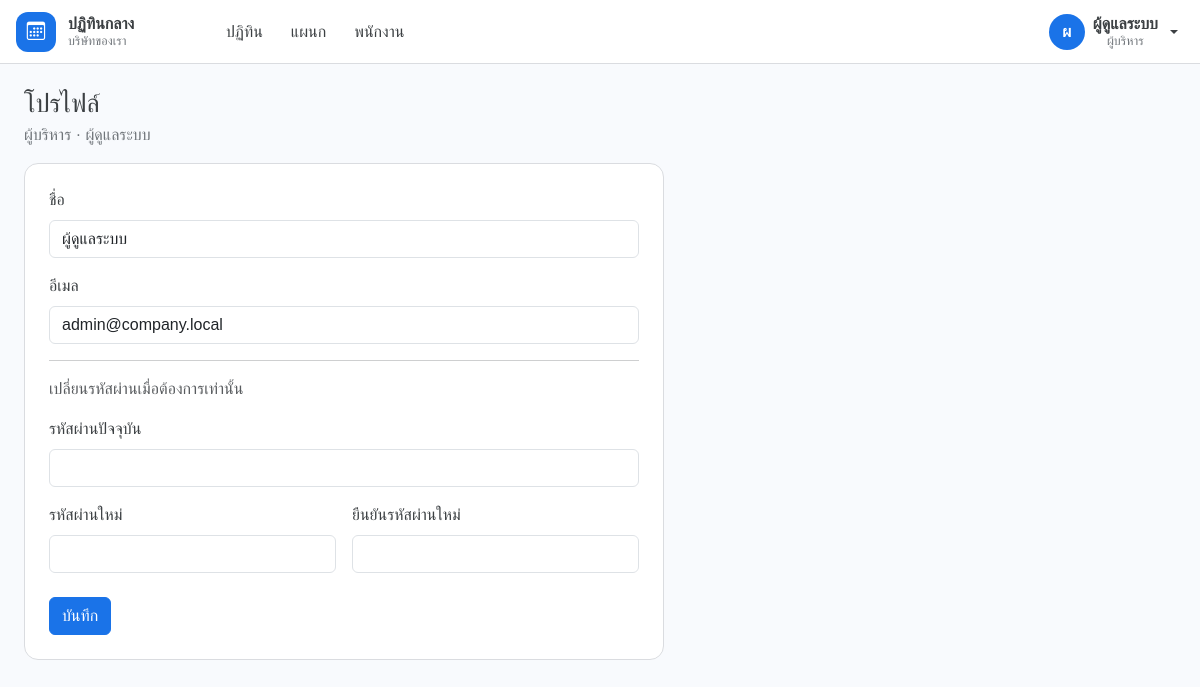
/index.php?r=profile (signed in), run on the app's committed database.
### tables this page shows
CREATE TABLE users (
  id INT UNSIGNED AUTO_INCREMENT PRIMARY KEY,
  department_id INT UNSIGNED NOT NULL,
  name VARCHAR(120) NOT NULL,
  employee_code VARCHAR(20) NULL,
  email VARCHAR(190) NOT NULL,
  password_hash VARCHAR(255) NOT NULL,
  role ENUM('admin', 'employee') NOT NULL DEFAULT 'employee',
  is_active TINYINT(1) NOT NULL DEFAULT 1,
  created_at TIMESTAMP DEFAULT CURRENT_TIMESTAMP,
  UNIQUE KEY uq_users_email (email),
  UNIQUE KEY uq_users_employee_code (employee_code),
  CONSTRAINT fk_users_department FOREIGN KEY (department_id) REFERENCES departments (id)
    ON UPDATE CASCADE ON DELETE RESTRICT
);

CREATE TABLE departments (
  id INT UNSIGNED AUTO_INCREMENT PRIMARY KEY,
  name VARCHAR(100) NOT NULL,
  color CHAR(7) NOT NULL DEFAULT '#1a73e8',
  description VARCHAR(255) NULL,
  created_at TIMESTAMP DEFAULT CURRENT_TIMESTAMP,
  UNIQUE KEY uq_departments_name (name)
);

### app/helpers.php (called while the page is built, shortened)
<?php
function app_config(?string $key = null): mixed
{
    static $config = null;
    if ($config === null) {
        $config = require __DIR__ . '/config/app.php';
    }
    return $config[$key] ?? null;
}
function e(mixed $value): string
{
    return htmlspecialchars((string) ($value ?? ''), ENT_QUOTES, 'UTF-8');
}
function app_web_base(): string
{
    $dir = str_replace('\\', '/', dirname($_SERVER['SCRIPT_NAME'] ?? ''));
    return rtrim($dir, '/');
}
function url(string $route = ''): string
{
    $index = app_web_base() . '/index.php';
    return $index . '?r=' . $route;
}
function asset(string $path): string
{
    return app_web_base() . '/assets/' . ltrim($path, '/');
}
function current_route(): string
{
    $route = trim((string) ($_GET['r'] ?? 'calendar'), '/');
    return $route === '' ? 'calendar' : $route;
}
function csrf_token(): string
{
    return $_SESSION['csrf'];
}
function pull_flash(): ?array
{
    $flash = $_SESSION['flash'] ?? null;
    return is_array($flash) ? $flash : null;
}
function pull_old(): array
{
    $old = $_SESSION['old'] ?? [];
    return is_array($old) ? $old : [];
}
function current_user(): ?array
{
    $user = $_SESSION['user'] ?? null;
    return is_array($user) ? $user : null;
}
function view(string $template, array $data = [], string $layout = 'layouts/app'): void
{
    $viewFile = __DIR__ . '/views/' . $template . '.php';
    $layoutFile = __DIR__ . '/views/' . $layout . '.php';
    $data['flash'] = pull_flash();
    $data['old'] = pull_old();
    $data['currentUser'] = current_user();
    $data['appName'] = (string) app_config('name');
    $data['companyName'] = (string) app_config('company');
    $data['routeName'] = current_route();
    $data['csrfToken'] = csrf_token();
    extract($data, EXTR_SKIP);
    require $viewFile;
    $content = ob_get_clean();
    require $layoutFile;
}

### app/Controllers/ProfileController.php (called while the page is built, shortened)
<?php
final class ProfileController extends Controller
{
    public function index(): void
    {
        view('profile/index');
    }
}

### app/Core/Database.php (called while the page is built, shortened)
<?php
final class Database
{
    public function all(string $sql, string $types = '', array $params = []): array
    {
        $statement = $this->run($sql, $types, $params);
        $result = $statement->get_result();
        return $result->fetch_all(MYSQLI_ASSOC);
    }
    public function one(string $sql, string $types = '', array $params = []): ?array
    {
        $rows = $this->all($sql, $types, $params);
        return $rows[0] ?? null;
    }
    public function execute(string $sql, string $types = '', array $params = []): int
    {
        $statement = $this->run($sql, $types, $params);
        return $statement->affected_rows;
    }
    private function run(string $sql, string $types, array $params): mysqli_stmt
    {
        $statement = $this->mysqli->prepare($sql);
        if ($types !== '') {
            $this->bind($statement, $types, $params);
        }
        $statement->execute();
        return $statement;
    }
    private function bind(mysqli_stmt $statement, string $types, array $params): void
    {
        $refs = [];
        foreach ($params as $index => $value) {
            $refs[$index] = &$params[$index];
        }
        $statement->bind_param($types, ...$refs);
    }
}

### app/Models/UserModel.php (called while the page is built, shortened)
<?php
final class UserModel
{
    public function find(int $id): ?array
    {
        return $this->db->one(
            'SELECT u.id, u.department_id, u.name, u.employee_code, u.email, u.role, u.is_active,
                    d.name AS department_name, d.color AS department_color
             FROM users u
             INNER JOIN departments d ON d.id = u.department_id
             WHERE u.id = ?',
            'i',
            [$id]
        );
    }
}

### app/Core/Auth.php (called while the page is built, shortened)
<?php
final class Auth
{
    public static function refresh(Database $db): void
    {
        $current = current_user();
        $row = (new UserModel($db))->find((int) $current['id']);
    }
}

### app/views/layouts/app.php (the view, shortened to what this page needs)
<!doctype html>
<html lang="th">
<head>
    <link rel="stylesheet" href="<?= e(asset('vendor/bootstrap/bootstrap.min.css')) ?>">
    <link rel="stylesheet" href="<?= e(asset('vendor/bootstrap-icons/bootstrap-icons.min.css')) ?>">
    <link rel="stylesheet" href="<?= e(asset('css/app.css')) ?>">
</head>
<body class="app-body">
<div class="app-shell">
    <header class="topbar">
        <a class="brand" href="<?= e(url('calendar')) ?>">
            <span class="brand-mark" aria-hidden="true"><i class="bi bi-calendar3"></i></span>
            <span class="brand-text">
                <strong><?= e($appName) ?></strong>
                <small><?= e($companyName) ?></small>
            </span>
        </a>
        <nav class="topnav" aria-label="เมนูหลัก">
            <a class="<?= $routeName === 'calendar' ? 'is-active' : '' ?>" href="<?= e(url('calendar')) ?>">ปฏิทิน</a>
            <?php if ($currentUser && $currentUser['role'] === 'admin'): ?>
                <a class="<?= $routeName === 'departments' ? 'is-active' : '' ?>" href="<?= e(url('departments')) ?>">แผนก</a>
                <a class="<?= $routeName === 'users' ? 'is-active' : '' ?>" href="<?= e(url('users')) ?>">พนักงาน</a>
            <?php endif; ?>
        </nav>
        <?php if ($currentUser): ?>
            <div class="dropdown ms-auto">
                <button class="user-btn dropdown-toggle" type="button" data-bs-toggle="dropdown" aria-expanded="false">
                    <span class="avatar"><?= e(mb_substr($currentUser['name'], 0, 1)) ?></span>
                    <span class="user-meta">
                        <strong><?= e($currentUser['name']) ?></strong>
                        <small><?= e($currentUser['department_name']) ?></small>
                    </span>
                </button>
            </div>
        <?php else: ?>
            <a class="btn btn-primary ms-auto" href="<?= e(url('login')) ?>">เข้าสู่ระบบ</a>
        <?php endif; ?>
    </header>
    <main class="<?= !empty($fullWidth) ? 'main-flush' : 'main-page' ?>">
        <?= $content ?>
    </main>
</div>
</body>
</html>

### app/views/profile/index.php (shortened to what this page needs)
<div class="page-head">
    <div>
        <h1>โปรไฟล์</h1>
        <p><?= e($currentUser['department_name']) ?> · <?= $currentUser['role'] === 'admin' ? 'ผู้ดูแลระบบ' : 'พนักงาน' ?></p>
    </div>
</div>
<div class="panel p-4" style="max-width: 640px;">
    <form method="post" action="<?= e(url('profile')) ?>">
        <div class="mb-3">
            <label class="form-label" for="name">ชื่อ</label>
            <input class="form-control" id="name" name="name" value="<?= e($currentUser['name']) ?>" maxlength="120" required>
        </div>
        <div class="mb-3">
            <label class="form-label" for="email">อีเมล</label>
            <input class="form-control" id="email" value="<?= e($currentUser['email']) ?>" readonly>
        </div>
        <hr>
        <p class="text-muted">เปลี่ยนรหัสผ่านเมื่อต้องการเท่านั้น</p>
        <div class="mb-3">
            <label class="form-label" for="current_password">รหัสผ่านปัจจุบัน</label>
            <input class="form-control" type="password" id="current_password" name="current_password" autocomplete="current-password">
        </div>
        <div class="row g-3">
            <div class="col-md-6">
                <label class="form-label" for="password">รหัสผ่านใหม่</label>
                <input class="form-control" type="password" id="password" name="password" autocomplete="new-password">
            </div>
            <div class="col-md-6">
                <label class="form-label" for="password_confirm">ยืนยันรหัสผ่านใหม่</label>
                <input class="form-control" type="password" id="password_confirm" name="password_confirm" autocomplete="new-password">
            </div>
        </div>
        <button class="btn btn-primary mt-4" type="submit">บันทึก</button>
    </form>
</div>

### public/assets/css/app.css (style rules this page uses)
:root { --blue: #1a73e8; --blue-dark: #174ea6; --text: #3c4043; --muted: #70757a; --line: #dadce0; --page: #f8fafd; --danger: #d93025; }
* { box-sizing: border-box; }
body { margin: 0; color: var(--text); font-family: "Sarabun", "Leelawadee UI", Thonburi, Tahoma, sans-serif; background: var(--page); }
button, input, select, textarea { font-family: inherit; }
.btn-primary { --bs-btn-bg: var(--blue); --bs-btn-border-color: var(--blue); --bs-btn-hover-bg: var(--blue-dark); --bs-btn-hover-border-color: var(--blue-dark); --bs-btn-active-bg: var(--blue-dark); --bs-btn-active-border-color: var(--blue-dark); }
.login-brand, .brand { display: flex; align-items: center; gap: 12px; }
.brand-mark { width: 40px; height: 40px; display: grid; place-items: center; border-radius: 12px; background: var(--blue); color: #fff; font-size: 1.15rem; }
.app-body { height: 100vh; overflow: hidden; }
.app-shell { height: 100vh; display: flex; flex-direction: column; }
.topbar { height: 64px; display: flex; align-items: center; gap: 18px; padding: 0 16px; background: #fff; border-bottom: 1px solid var(--line); }
.brand { color: inherit; text-decoration: none; min-width: 180px; }
.brand-text strong, .brand-text small, .user-meta strong, .user-meta small { display: block; line-height: 1.15; }
.brand-text small, .user-meta small { color: var(--muted); font-size: .78rem; }
.topnav { display: flex; gap: 4px; }
.topnav a { color: var(--text); text-decoration: none; padding: 8px 12px; border-radius: 999px; }
.user-btn { border: 0; background: transparent; display: flex; align-items: center; gap: 8px; color: var(--text); }
.avatar { width: 36px; height: 36px; border-radius: 50%; display: grid; place-items: center; background: var(--blue); color: #fff; font-weight: 700; }
.main-page { flex: 1; overflow: auto; padding: 24px; }
.page-head { display: flex; justify-content: space-between; align-items: flex-end; gap: 16px; margin-bottom: 16px; }
.page-head h1 { margin: 0; font-size: 1.6rem; }
.page-head p { margin: 4px 0 0; color: var(--muted); }
.panel { background: #fff; border: 1px solid var(--line); border-radius: 14px; overflow: hidden; }

### data on the page
users: name "ผ", name "ผู้ดูแลระบบ", department.name "ผู้บริหาร", email "admin@company.local"

### other printed values
$appName "ปฏิทินกลาง"
$companyName "บริษัทของเรา"
